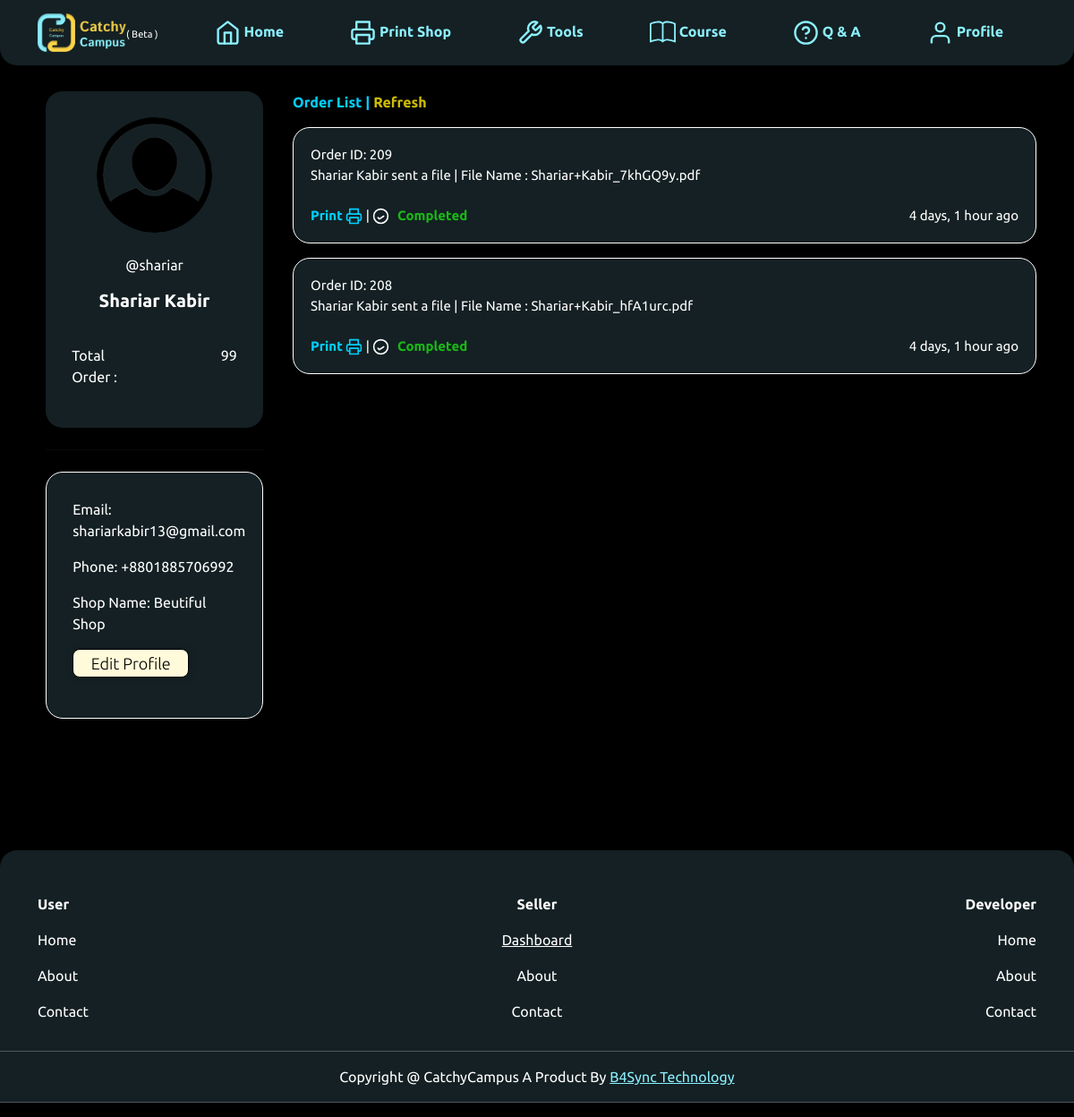
Screenshot of /shopkeeper (signed in) with the database file from the repository.
### home/models.py (models this page shows, shortened)
class PDFDatabase (models.Model):
    senderusername = models.CharField(max_length=99, null=True, blank=True)
    sendername = models.CharField(max_length=99, null=True, blank=True)
    senderemail = models.CharField(max_length=99, null=True, blank=True)
    senderphone = models.CharField(max_length=99, null=True, blank=True)
    selectedshopusername = models.CharField(max_length=99, null=True, blank=True)
    selectshopname = models.CharField(max_length=99, null=True, blank=True)
    file = models.FileField(upload_to='file/', null=True, blank=True)
    time = models.DateTimeField(auto_now_add=True, null=True, blank=True)
    status = models.BooleanField(default = False)
    total_page = models.IntegerField(null=True, blank=True)
    total_cost = models.IntegerField(null=True, blank=True)
    transaction = models.CharField(max_length=99, null=True, blank=True)
    payment_status = models.BooleanField(default = False)

### home/views.py (the view)
# urls.py: path('shopkeeper', shopkeeper, name='shopkeeper'),
def shopkeeper(request):
    order = PDFDatabase.objects.filter(selectedshopusername=request.user)
    shop = ShopList.objects.filter(username=request.user)
    return render(request, "shopkeeper.html", {'order': order, 'shop': shop})

### templates/shopkeeper.html (shortened to what this page needs)
{% extends 'main.html' %}
{% load static %}
{% load humanize %}
{% block content %}
<div class="container">
    <div class="row">
        <div class="col-lg-3 col-md-12 col-sm-12">
            <div class="profile">
                <div class="profile_pic">
                    <img class="profile_pic" src="{% static 'img/profile.png' %}" alt="">
                </div>
                <div>
                    <div class="profile_name">
                        <br>
                        <p>@{{ user.username }}</p>
                        <h5><b>{{ user.get_full_name }}</b></h5>
                    </div>
                    <div class="row info">
                        <div class="col-lg-6 col-md-6 col-sm-6 left">
                            <p>Total Order :</p>
                        </div>
                        <div class="col-lg-6 col-md-6 col-sm-6 right">
                            <p>99</p>
                        </div>
                    </div>
                </div>
            </div>
            <br>
            <hr style="width: 93%; margin: auto;">
            <br>
            <div class="profile_bio">
                <div class="row info">
                    <p>Email: {{ user.email }}</p>
                    <p>Phone: +8801885706992</p>
                    <p>Shop Name: Beutiful Shop</p>
                    <p><button class="button">Edit Profile</button></p>
                </div>
            </div>
        </div>
        <div class="col-lg-9 col-md-12 col-sm-12 status">
            <p style="color: #00d0ff;"><b>Order List | <a style="text-decoration: none;" href=""><span
                            style="color: hsl(55, 96%, 41%); cursor: pointer;">Refresh</span></a></b></p>
            {% for orderlist in order reversed %}
            {% if orderlist.payment_status %}
            <p class="order">
                <span>Order ID: {{ orderlist.pk }}</span>
                <br>
                {{ orderlist.sendername }} sent a file | File Name : {{ orderlist.file }}
                <br>
                <br>
                <a style="text-decoration: none;" href="{{ orderlist.file.url }}"><b style="color: #00d0ff;">Print</b>
                </a>
                <span style="float: right; font-size: 15px;">{{ orderlist.time|naturaltime }}</span>
                {% if not orderlist.status %}
                <a href="#" class="complete-button" data-order-id="{{ orderlist.pk }}"
                    data-url="{% url 'complete_order' orderlist.pk %}">
                    | <svg style="color: white;" xmlns="http://www.w3.org/2000/svg" width="19" height="19"
                        viewBox="0 0 24 24" fill="none" stroke="currentColor" stroke-width="2" stroke-linecap="round"
                        stroke-linejoin="round" class="feather feather-check-circle" style="margin-left: 10px;">
                        <circle cx="12" cy="12" r="10"></circle>
                        <polyline points="16 12 10 16 8 14"></polyline>
                    </svg>
                </a>
                <b><span id="order-{{ orderlist.pk }}-status" style="margin-left: 5px; color: #1BB617;"></span></b>
                {% else %}
                |
                <span style="margin-left: 5px; color: #1BB617;"><b>Completed</b></span>
                {% endif %}
            </p>
            {% endif %}
            {% endfor %}
        </div>
    </div>
</div>
{% endblock content %}

### templates/main.html (style rules this page uses)
* { font-family: 'Titillium Web', sans-serif; font-family: 'Ubuntu', sans-serif; }
svg { color: black; text-decoration: none; }

### templates/shopkeeper.html (style rules this page uses)
body { height: 100%; margin: 0; padding: 0; }
.profile { width: 93%; box-sizing: border-box; height: auto; top: 143px; background: #142023; border-radius: 19px; margin: auto; color: white; }
.profile_bio { width: 93%; box-sizing: border-box; left: 80px; top: 143px; background: #142023; border-radius: 19px; margin: auto; color: white; border: 1px solid white; }
.profile_pic { width: 129px; height: 129px; border-radius: 50%; margin: auto; margin-top: 29px; }
.left { text-align: left; }
.right { text-align: right; }
.info { padding: 29px; }
.profile_name { text-align: center; margin-top: 29px; }
.button { width: 130px; height: 32px; border: 1px solid black; font-style: normal; font-weight: 300; font-size: 18px; line-height: 22px; background: #FFFBDA; border: 1px solid #000000; box-shadow: 0px 0px 8px rgba(0, 0, 0, 0.15); border-radius: 8px; }
.status { height: 100vh; overflow: scroll; margin-top: 29px; }
.order { background: #142023; border: 2px solid #B5B5B5; box-shadow: 0px 0px 8px rgba(0, 0, 0, 0.15); border-radius: 19px; padding: 19px; font-size: 15px; color: white; border: 1px solid white; }

### rows the page displays
PDFDatabase: pk "209", sendername "Shariar Kabir", file "Shariar+Kabir_7khGQ9y.pdf", time "4 days, 1 hour ago", status True (drawn)
PDFDatabase: pk "208", sendername "Shariar Kabir", file "Shariar+Kabir_hfA1urc.pdf", time "4 days, 1 hour ago", status True (drawn)

### other values shown
{{ user.username }} "shariar"
{{ user.get_full_name }} "Shariar Kabir"
{{ user.email }} "shariarkabir13@gmail.com"
